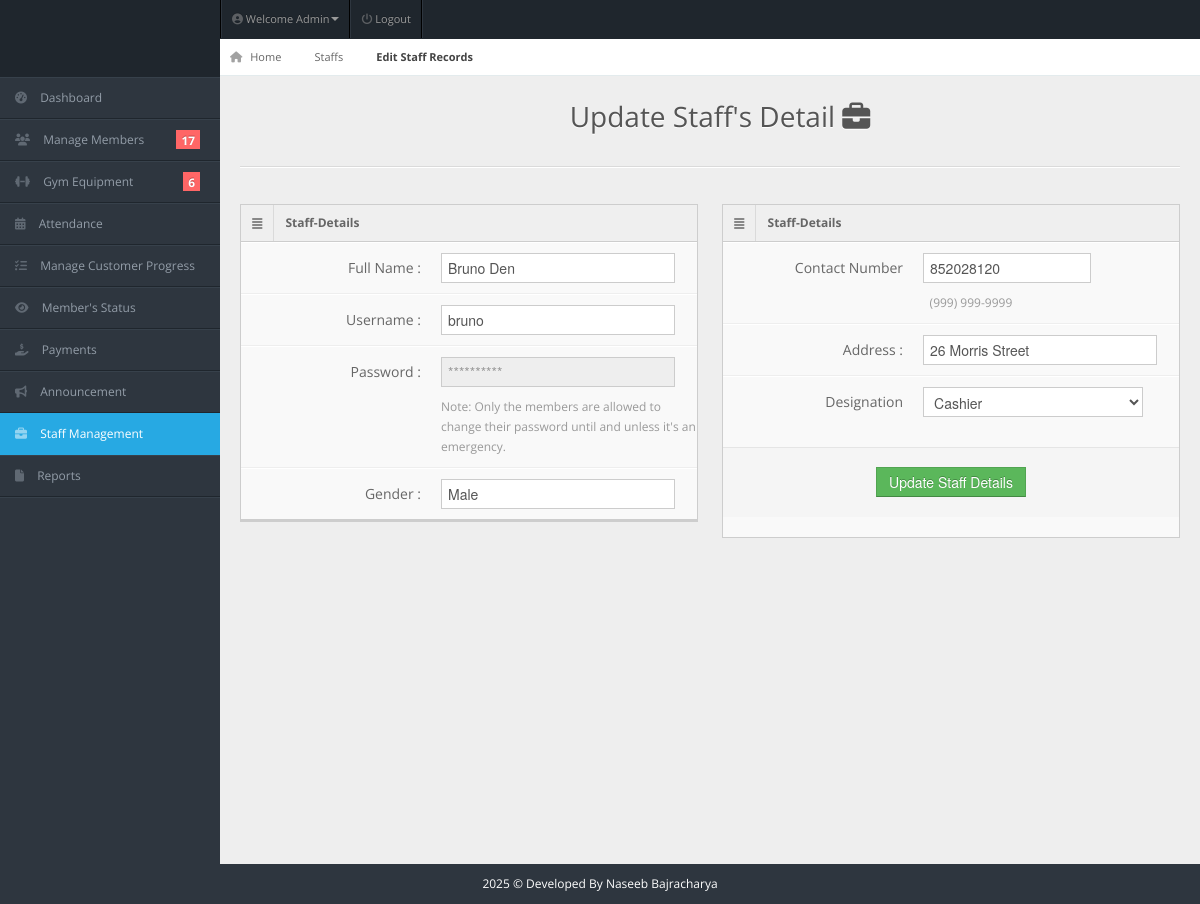
Page /admin/edit-staff-form.php?id=1 (signed in) on the committed database.
### tables this page shows
CREATE TABLE `staffs` (
  `user_id` int(11) NOT NULL,
  `username` varchar(50) NOT NULL,
  `password` varchar(50) NOT NULL,
  `email` varchar(50) NOT NULL,
  `fullname` varchar(50) NOT NULL,
  `address` varchar(20) NOT NULL,
  `designation` varchar(20) NOT NULL,
  `gender` varchar(10) NOT NULL,
  `contact` int(10) NOT NULL
);

### admin/edit-staff-form.php (the view, shortened to what this page needs)
<!DOCTYPE html>
<html lang="en">
<head>
<link rel="stylesheet" href="../css/bootstrap.min.css" />
<link rel="stylesheet" href="../css/bootstrap-responsive.min.css" />
<link rel="stylesheet" href="../css/fullcalendar.css" />
<link rel="stylesheet" href="../css/matrix-style.css" />
<link rel="stylesheet" href="../css/matrix-media.css" />
<link href="../font-awesome/css/fontawesome.css" rel="stylesheet" />
<link href="../font-awesome/css/all.css" rel="stylesheet" />
<link rel="stylesheet" href="../css/jquery.gritter.css" />
</head>
<body>
<div id="header">
  <h1><a href="dashboard.html">Perfect Gym Admin</a></h1>
</div>
<?php include 'includes/topheader.php'?>
<?php $page='staff-management'; include 'includes/sidebar.php'?>
<?php
$id=$_GET['id'];
$qry= "select * from staffs where user_id='$id'";
$result=mysqli_query($conn,$qry);
while($row=mysqli_fetch_array($result)){
?>
<div id="content">
<div id="content-header">
  <div id="breadcrumb"> <a href="index.php" title="Go to Home" class="tip-bottom"><i class="fas fa-home"></i> Home</a> <a href="staffs.php" class="tip-bottom">Staffs</a> <a href="edit-staff-form.php" class="current">Edit Staff Records</a> </div>
  <h1 class="text-center">Update Staff's Detail <i class="fas fa-briefcase"></i></h1>
</div>
<div class="container-fluid">
  <hr>
  <div class="row-fluid">
    <div class="span6">
      <div class="widget-box">
        <div class="widget-title"> <span class="icon"> <i class="fas fa-align-justify"></i> </span>
          <h5>Staff-Details</h5>
        </div>
        <div class="widget-content nopadding">
          <form action="edit-staff-req.php" method="POST" class="form-horizontal">
            <div class="control-group">
              <label class="control-label">Full Name :</label>
              <div class="controls">
                <input type="text" class="span11" name="fullname" value='<?php echo $row['fullname']; ?>' />
              </div>
            </div>
            <div class="control-group">
              <label class="control-label">Username :</label>
              <div class="controls">
                <input type="text" class="span11" name="username" value='<?php echo $row['username']; ?>' />
              </div>
            </div>
            <div class="control-group">
              <label class="control-label">Password :</label>
              <div class="controls">
                <input type="password"  class="span11" name="password" disabled="" placeholder="**********"  />
                <span class="help-block">Note: Only the members are allowed to change their password until and unless it's an emergency.</span>
              </div>
            </div>
            <div class="control-group">
              <label class="control-label">Gender :</label>
              <div class="controls">
                <input type="text" class="span11" name="gender" value='<?php echo $row['gender']; ?>' />
              </div>
            </div>
        </div>
        <div class="widget-content nopadding">
        <div class="widget-content nopadding">
          </div>
        </div>
      </div>
    </div>
    <div class="span6">
      <div class="widget-box">
        <div class="widget-title"> <span class="icon"> <i class="fas fa-align-justify"></i> </span>
          <h5>Staff-Details</h5>
        </div>
        <div class="widget-content nopadding">
          <div class="form-horizontal">
            <div class="control-group">
              <label for="normal" class="control-label">Contact Number</label>
              <div class="controls">
                <input type="number" id="mask-phone" name="contact" value='<?php echo $row['contact']; ?>' class="span8 mask text">
                <span class="help-block blue span8">(999) 999-9999</span>
                </div>
            </div>
            <div class="control-group">
              <label class="control-label">Address :</label>
              <div class="controls">
                <input type="text" class="span11" name="address" value='<?php echo $row['address']; ?>' />
              </div>
            </div>
            <div class="control-group">
                  <label class="control-label">Designation</label>
                  <div class="controls">
                  <select name="designation" id="designation">
                    <option value="Cashier">Cashier</option>
                    </select>
                  </div>
                </div>
          </div>
            <div class="form-actions text-center">
              <button type="submit" class="btn btn-success">Update Staff Details</button>
            </div>
          </div>
<?php
}
?>
        </div>
        </div>
      </div>
  </div>
</div>
<div class="row-fluid">
  <div id="footer" class="span12"> <?php echo date("Y");?> &copy; Developed By Naseeb Bajracharya</a> </div>
</div>
</body>
</html>

### css/matrix-style.css (style rules this page uses)
* { outline: none !important; -moz-outline: none !important; }
html, body { height: 100%; }
body { overflow-x: hidden; margin-top: -10px; font-family: "Open Sans", sans-serif; font-size: 12px; color: #666; }
a { color: #666; }
select, textarea, input[type="text"], input[type="password"], input[type="datetime"], input[type="datetime-local"], input[type="date"], input[type="month"], input[type="time"], input[type="week"], input[type="number"], input[type="email"], input[type="url"], input[type="search"], input[type="tel"], input[type="color"], .uneditable-input, .label, .dropdown-menu, .btn, .well, .progress, .table-bordered, .btn-group > .btn:first-child, .btn-group > .btn:last-child, .btn-group > .btn:last-child, .btn-group > .dropdown-toggle, .alert { border-radius: 0px; }
.btn, textarea, input[type="text"], input[type="password"], input[type="datetime"], input[type="datetime-local"], input[type="date"], input[type="month"], input[type="time"], input[type="week"], input[type="number"], input[type="email"], input[type="url"], input[type="search"], input[type="tel"], input[type="color"], .uneditable-input { box-shadow: none; }
.progress, .progress-success .bar, .progress .bar-success, .progress-warning .bar, .progress .bar-warning, .progress-danger .bar, .progress .bar-danger, .progress-info .bar, .progress .bar-info, .btn, .btn-primary { background-image: none; }
#footer { padding: 10px; text-align: center; }
hr { border-top-color: #dadada; }
#header { height: 77px; position: relative; width: 100%; z-index: -9; }
#header h1 { background: url("../img/icontest3.png") no-repeat scroll 0 0 transparent; height: 31px; left: 20px; line-height: 600px; overflow: hidden; position: relative; top: 26px; width: 191px; }
#header h1 a { display: block; }
#content { background: none repeat scroll 0 0 #eeeeee; margin-left: 220px; margin-right: 0; padding-bottom: 25px; position: relative; min-height: 100%; width: auto; }
#content-header { position: abslute; width: 100%; margin-top: -38px; z-index: 20; }
#content-header h1 { color: #555555; font-size: 28px; font-weight: normal; float: none; text-shadow: 0 1px 0 #ffffff; margin-left: 20px; position: relative; }
#content-header h1, #content-header .btn-group { margin-top: 20px; }
#breadcrumb { background-color: #fff; border-bottom: 1px solid #e3ebed; }
#breadcrumb a { padding: 8px 20px 8px 10px; display: inline-block; background-image: url("../img/breadcrumb.png"); background-position: center right; background-repeat: no-repeat; font-size: 11px; color: #666666; }
#breadcrumb a:last-child { background-image: none; }
#breadcrumb a.current { font-weight: bold; color: #444444; }
#breadcrumb a i { margin-right: 5px; opacity: 0.6; }
.widget-box { background: none repeat scroll 0 0 #f9f9f9; border-left: 1px solid #cdcdcd; border-top: 1px solid #cdcdcd; border-right: 1px solid #cdcdcd; clear: both; margin-top: 16px; margin-bottom: 16px; position: relative; }
.widget-title, .modal-header, .table th, div.dataTables_wrapper .ui-widget-header { background: #efefef; border-bottom: 1px solid #cdcdcd; height: 36px; }
.widget-title span.icon { padding: 9px 10px 7px 11px; float: left; border-right: 1px solid #dadada; }
.widget-title h5 { color: #666; float: left; font-size: 12px; font-weight: bold; padding: 12px; line-height: 12px; margin: 0; }
.widget-content { padding: 15px; border-bottom: 1px solid #cdcdcd; }
.nopadding { padding: 0 !important; }
form { margin-bottom: 0; }
.form-horizontal .control-group { border-top: 1px solid #ffffff; border-bottom: 1px solid #eeeeee; margin-bottom: 0; }
.form-horizontal .control-group:last-child { border-bottom: 0; }
.form-horizontal .control-label { padding-top: 15px; width: 180px; }
.form-horizontal .controls { margin-left: 200px; padding: 10px 0; }
.help-block, .help-inline { color: #999999; }

### css/matrix-media.css (style rules this page uses)
body { background:#2E363F; }
#header { background-color: #1f262d; margin-top:10px; }

### admin/edit-staff-form.php (style rules this page uses)
#footer { color: white; }

### rows in the picture
staffs: fullname "Bruno Den", username "bruno", gender "Male", contact "852028120", address "26 Morris Street"

### other values in the picture
$query->num_rows "17"
$query->num_rows "6"
